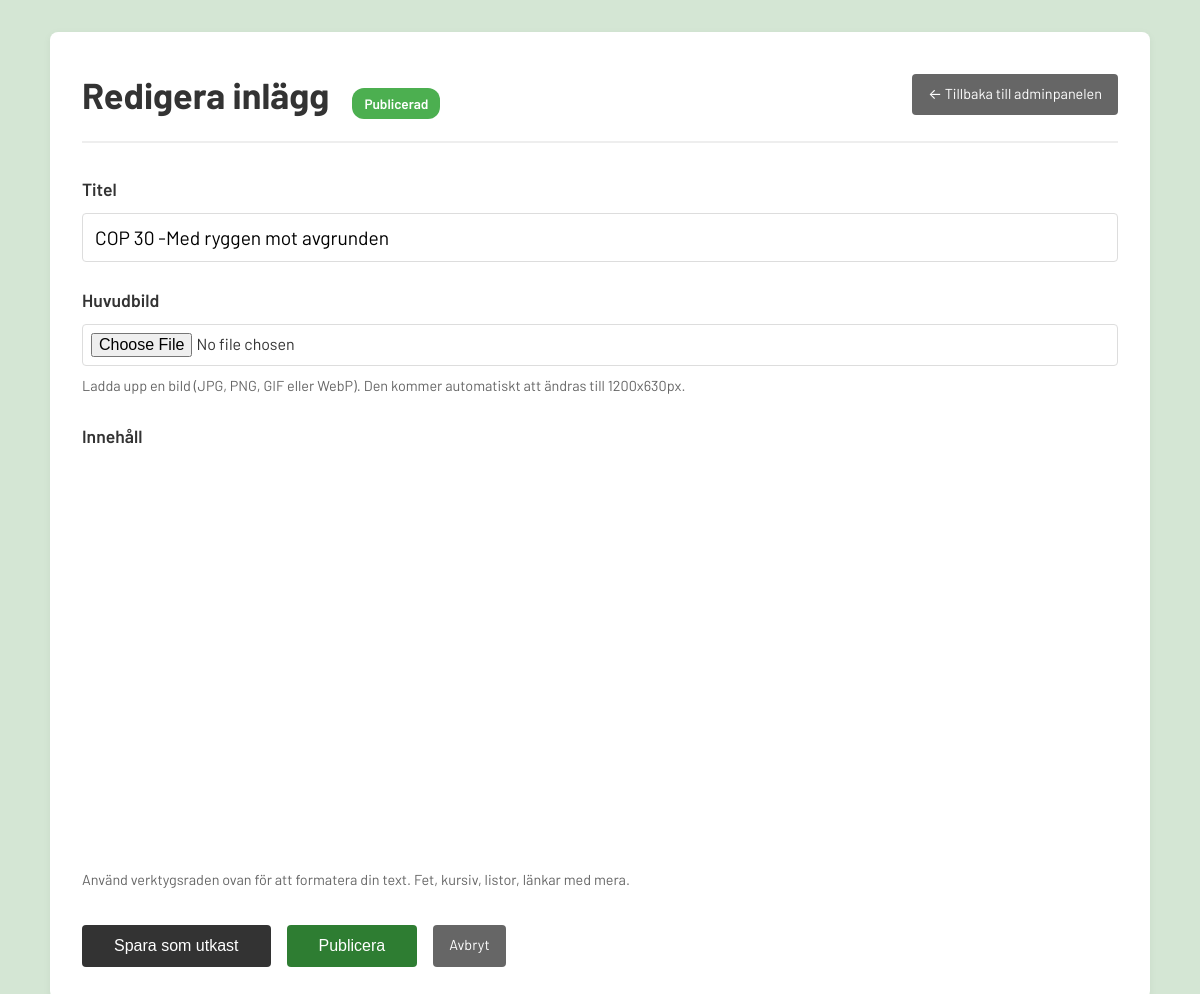
Before: /admin/edit.php?id=379 (signed in) with the older database file.
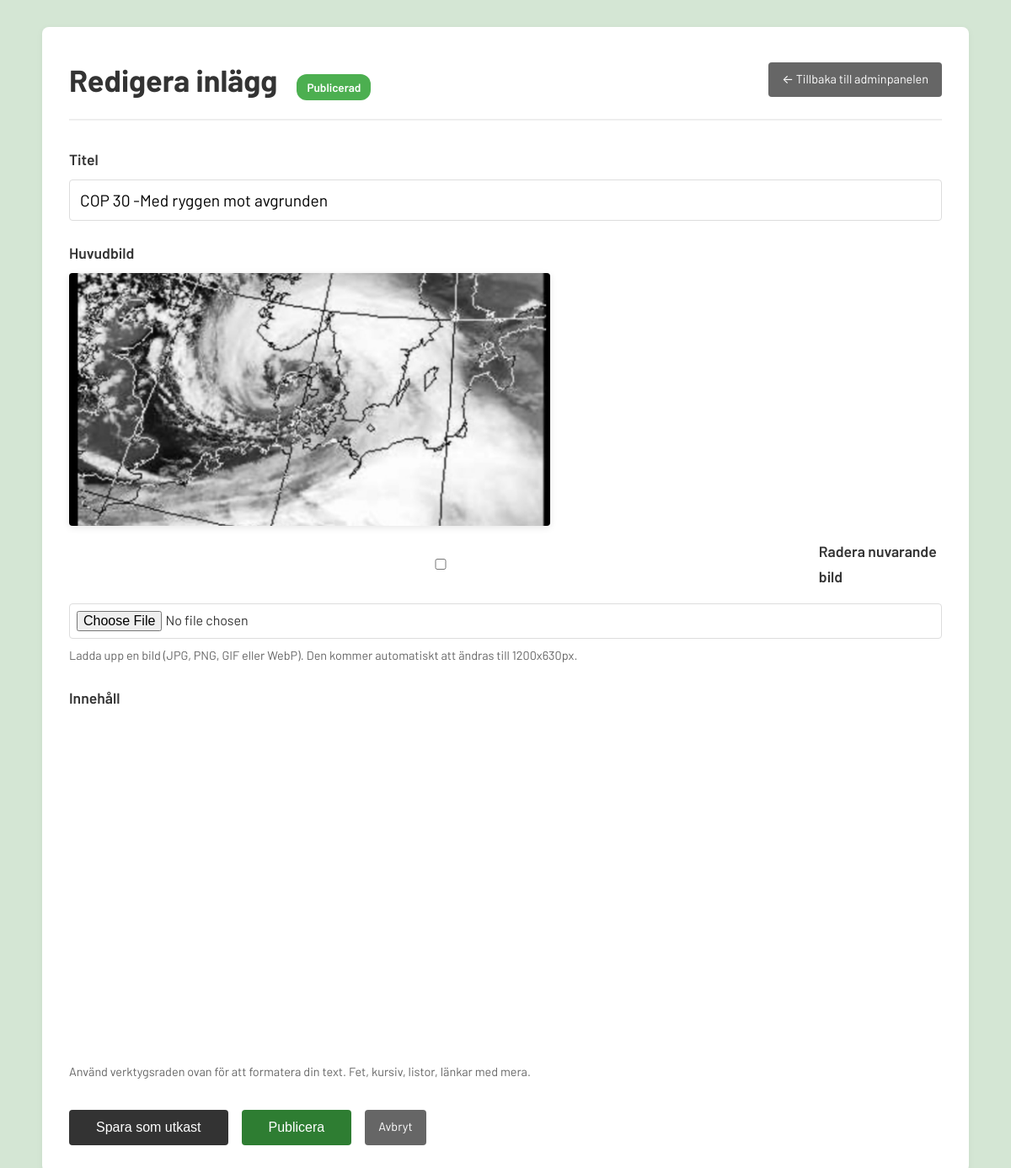
After: the same page with the newer database file.
### tables this page shows
CREATE TABLE posts (
        id INTEGER PRIMARY KEY AUTOINCREMENT,
        title TEXT NOT NULL,
        content TEXT NOT NULL,
        slug TEXT UNIQUE NOT NULL,
        created_at DATETIME DEFAULT CURRENT_TIMESTAMP,
        updated_at DATETIME DEFAULT CURRENT_TIMESTAMP
    , featured_image TEXT, status TEXT DEFAULT 'draft');

### config.php (called while the page is built, shortened)
<?php
function getFeaturedImageUrl($filename) {
    return 'uploads/' . $filename;
}

### admin/edit.php (the view, shortened to what this page needs)
<?php
require_once '../config.php';
$db = getDB();
$post = null;
$isEdit = false;
if (isset($_GET['id']) && is_numeric($_GET['id'])) {
    $postId = (int)$_GET['id'];
    $stmt = $db->prepare("SELECT * FROM posts WHERE id = ?");
    $stmt->execute([$postId]);
    $post = $stmt->fetch(PDO::FETCH_ASSOC);
    if ($post) {
        $isEdit = true;
    } else {
        header('Location: dashboard.php');
        exit;
    }
}
$titleValue = $post['title'] ?? ($_POST['title'] ?? '');
$currentImage = $post['featured_image'] ?? null;
$currentStatus = $post['status'] ?? 'draft';
?>
<!DOCTYPE html>
<html lang="sv">
<head>
    <link rel="stylesheet" href="../styles.css">
    <link href="https://cdn.quilljs.com/1.3.6/quill.snow.css" rel="stylesheet">
</head>
<body>
    <div class="container">
        <div class="admin-header">
            <h1>
                <?php echo $isEdit ? 'Redigera inlägg' : 'Nytt inlägg'; ?>
                <?php if ($isEdit && isset($currentStatus)): ?>
                    <span class="status-indicator status-<?php echo htmlspecialchars($currentStatus); ?>">
                        <?php echo $currentStatus === 'published' ? 'Publicerad' : 'Utkast'; ?>
                    </span>
                <?php endif; ?>
            </h1>
            <a href="dashboard.php" class="btn btn-secondary">← Tillbaka till adminpanelen</a>
        </div>
        <form method="POST" action="" enctype="multipart/form-data">
            <div class="form-group">
                <label for="title">Titel</label>
                <input type="text"
                       id="title"
                       name="title"
                       value="<?php echo htmlspecialchars($titleValue); ?>"
                       required
                       autofocus>
            </div>
            <div class="form-group">
                <label for="featured_image">Huvudbild</label>
                <?php if ($currentImage): ?>
                    <div class="current-image">
                        <img src="../<?php echo htmlspecialchars(getFeaturedImageUrl($currentImage)); ?>" alt="Nuvarande huvudbild" style="max-width: 100%; height: auto; border-radius: 4px; margin-bottom: 1rem; max-height: 300px;">
                        <label style="display: flex; align-items: center; gap: 0.5rem; margin-bottom: 1rem;">
                            <input type="checkbox" name="delete_image" value="1">
                            <span>Radera nuvarande bild</span>
                        </label>
                    </div>
                <?php endif; ?>
                <input type="file"
                       id="featured_image"
                       name="featured_image"
                       accept="image/jpeg,image/jpg,image/png,image/gif,image/webp">
                <p class="help-text">Ladda upp en bild (JPG, PNG, GIF eller WebP). Den kommer automatiskt att ändras till <?php echo FEATURED_IMAGE_WIDTH; ?>x<?php echo FEATURED_IMAGE_HEIGHT; ?>px.</p>
            </div>
            <div class="form-group">
                <label for="content">Innehåll</label>
                <div id="editor"></div>
                <p class="help-text">Använd verktygsraden ovan för att formatera din text. Fet, kursiv, listor, länkar med mera.</p>
            </div>
            <div class="form-actions">
                <button type="submit" name="save_draft" class="btn-primary">
                    <?php echo $isEdit ? 'Spara som utkast' : 'Spara som utkast'; ?>
                </button>
                <button type="submit" name="publish" class="btn-success">
                    <?php echo $isEdit ? 'Publicera' : 'Publicera'; ?>
                </button>
                <a href="dashboard.php" class="btn btn-secondary">Avbryt</a>
            </div>
        </form>
    </div>
</body>
</html>

### styles.css (style rules this page uses)
* { margin: 0; padding: 0; box-sizing: border-box; }
body { font-family: 'Barlow', -apple-system, BlinkMacSystemFont, 'Segoe UI', Roboto, 'Helvetica Neue', Arial, sans-serif; font-size: 18px; line-height: 1.7; color: #333; background: #d4e6d4; padding: 2rem 1rem; }
.container { max-width: 1100px; margin: 0 auto; padding: 0; }

### admin/edit.php (style rules this page uses)
.container { background: white; padding: 2rem; border-radius: 8px; box-shadow: 0 2px 8px rgba(0,0,0,0.05); }
.admin-header { display: flex; justify-content: space-between; align-items: center; margin-bottom: 2rem; padding-bottom: 1rem; border-bottom: 2px solid #eee; }
.btn { padding: 0.5rem 1rem; text-decoration: none; border-radius: 4px; display: inline-block; font-size: 0.9rem; }
.btn-secondary { background: #666; color: white; }
.form-group { margin-bottom: 1.5rem; }
.form-group label { display: block; margin-bottom: 0.5rem; font-weight: 600; font-size: 1.1rem; }
.form-group input, .form-group textarea { width: 100%; padding: 0.75rem; font-size: 1rem; border: 1px solid #ddd; border-radius: 4px; box-sizing: border-box; font-family: inherit; }
.form-group input[type="text"] { font-size: 1.2rem; }
.form-group input[type="file"] { padding: 0.5rem; font-size: 1rem; cursor: pointer; }
.current-image { margin-bottom: 1rem; }
.current-image img { display: block; box-shadow: 0 2px 8px rgba(0,0,0,0.1); }
#editor { min-height: 400px; background: white; }
.btn-primary { padding: 0.75rem 2rem; font-size: 1rem; background: #333; color: white; border: none; border-radius: 4px; cursor: pointer; }
.form-actions { display: flex; gap: 1rem; margin-top: 2rem; }
.btn-success { padding: 0.75rem 2rem; font-size: 1rem; background: #2e7d32; color: white; border: none; border-radius: 4px; cursor: pointer; }
.status-indicator { display: inline-block; padding: 0.25rem 0.75rem; border-radius: 12px; font-size: 0.85rem; font-weight: 600; margin-left: 1rem; }
.status-published { background: #4caf50; color: white; }
.help-text { color: #666; font-size: 0.9rem; margin-top: 0.5rem; }

Changed rows visible on the page:
changed posts "COP 30 -Med ryggen mot avgrunden": featured_image: picture added
Other visible differences:
form field delete_image: (not shown) → "☐"
text now shown: "Radera nuvarande bild"
